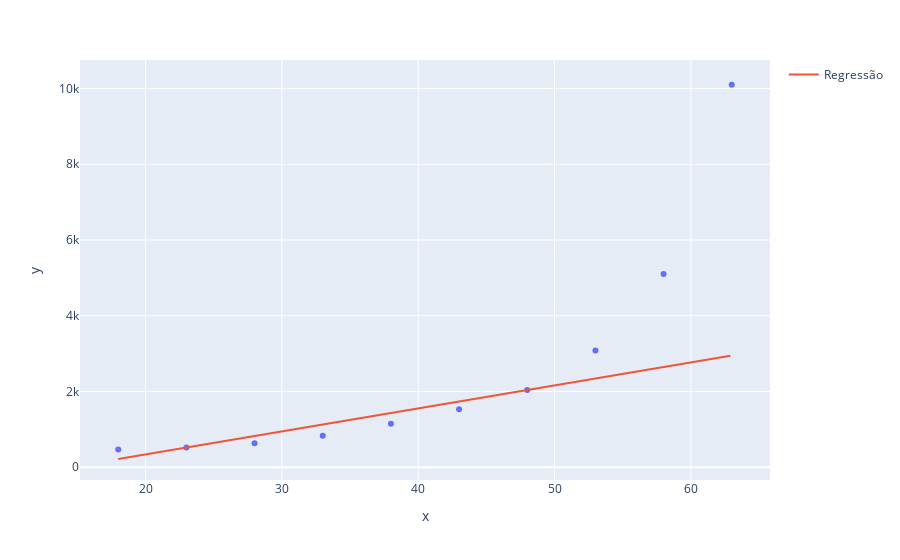

Write notebook code for a chart like this one.
### Code cell
grafico = px.scatter(x= X.ravel(), y= Y)
grafico.add_scatter(x = X_teste.ravel(), y= regressor_svr.predict(X_teste), name="Regressão")
grafico.show()

### Figure 1 — Plotly figure (JSON) as saved in the notebook; plotly's stock layout.template omitted (floating-point values rounded to 4 significant figures; data arrays with more than 128 entries replaced by an {"elided": "..."} marker saying what was removed)
{"data": [{"hovertemplate": "x=%{x}<br>y=%{y}<extra></extra>", "legendgroup": "", "marker": {"color": "#636efa", "symbol": "circle"}, "mode": "markers", "name": "", "orientation": "v", "showlegend": false, "type": "scatter", "x": [18, 23, 28, 33, 38, 43, 48, 53, 58, 63], "xaxis": "x", "y": [470, 520, 630, 830, 1150, 1530, 2040, 3080, 5100, 10100], "yaxis": "y"}, {"name": "Regressão", "type": "scatter", "x": {"elided": "450 float values"}, "y": {"elided": "450 float values"}}], "layout": {"legend": {"tracegroupgap": 0}, "margin": {"t": 60}, "xaxis": {"anchor": "y", "domain": [0, 1], "title": {"text": "x"}}, "yaxis": {"anchor": "x", "domain": [0, 1], "title": {"text": "y"}}}}
